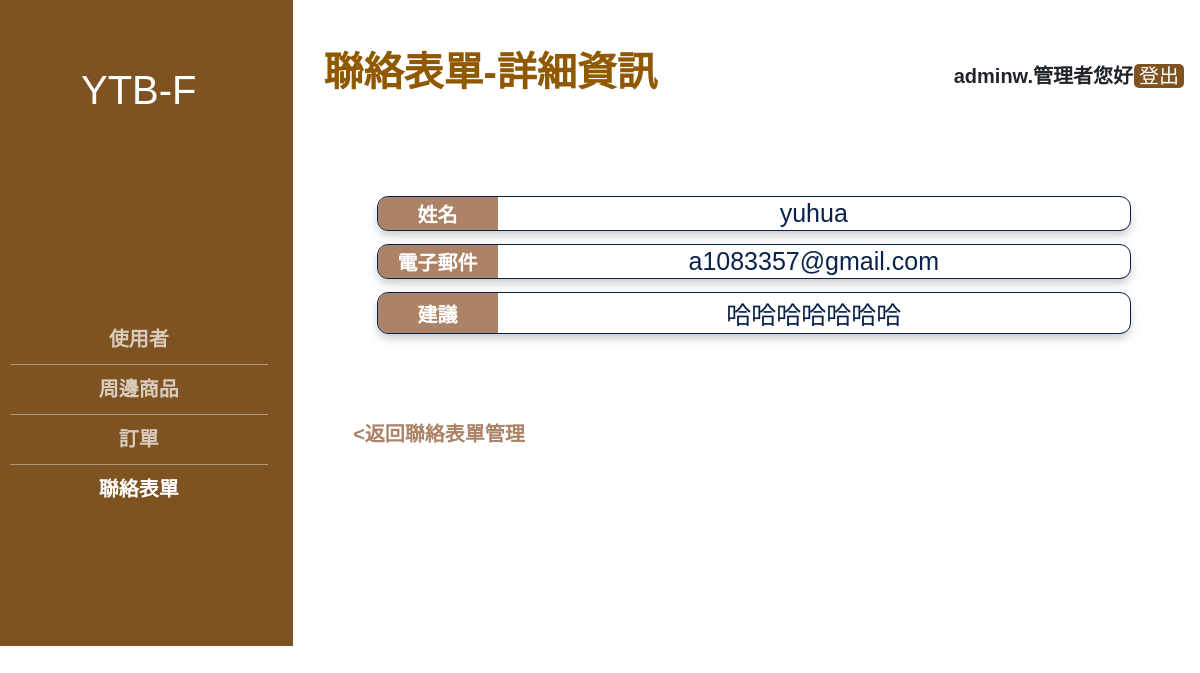
The app's page /第三組_php期末報告/contactDetail.php?sNo=3 (signed in) with its own data.
### tables this page shows
CREATE TABLE `suggest` (
  `sNo` int(11) NOT NULL,
  `sName` varchar(30) NOT NULL,
  `sEmail` varchar(40) NOT NULL,
  `Suggest` varchar(500) NOT NULL,
  `state` text NOT NULL
);

### 第三組_php期末報告/contactDetail.php (the view, shortened to what this page needs)
<!doctype html>
<html lang="en">
    <?php
        require("DBconnect.php");
    ?>
<head>
    <link rel="stylesheet" href="https://stackpath.bootstrapcdn.com/bootstrap/4.2.1/css/bootstrap.min.css"
>
    <link rel="stylesheet" href="https://use.fontawesome.com/releases/v5.6.3/css/all.css"
>
    <link rel="stylesheet" href="css/all.css">
</head>
<body>
<div class="row">
    <div class="col-md-3" style="background-color:#7F5321;">
        <div class="list-group sticky-top mt-3">
            <h1 class="h10">
                YTB-F</h1>
            <nav class="menu">
                <a href="user_management.php" style="color:#FFFFFFB2;">
                    使用者
                </a>
                <a href="commodity.php" style="color:#FFFFFFB2;">
                    周邊商品
                </a>
                <a href="order.php" style="color:#FFFFFFB2;">
                    訂單
                </a>
                <a href="contact.php">
                    聯絡表單
                </a>
            </nav>
        </div>
    </div>
    <div class="col-md-9">
        <div class="tab-content">
            <nav class="navbar navbar-light" style="margin: 40px 0 0 0;">
                <h1 class="h11">
                聯絡表單-詳細資訊</h1>
                <div class="ml-auto">
                    <?php
                        if(isset($_SESSION['login'])){
                            if($_SESSION['login']=="Yes"){
                                $uname=@$_SESSION["uName"];
                                if($uname){
                                    echo "<a class='welcome'>$uname.管理者您好</h1>";
                                    echo "<a href='logout.php' class='logout' >登出</a>";
                                }
                                else{
                                    header('Location: home.php');
                                }
                            }
                            else{
                                header('Location: home.php');
                            }
                        }
                        else{
                            header('Location: home.php');
                            ob_end_flush();
                        }
                    ?>
                </div>
            </nav>
            <div class="col-md-16">
            <div class="tab-content-center">
                <?php
                    if(isset($_GET["sNo"])){
                        $sNo=$_GET["sNo"];
                        $SQL="SELECT * FROM suggest WHERE sNo='$sNo'";
                        if($result=mysqli_query($link,$SQL)){
                            while($row=mysqli_fetch_assoc($result)){
                                echo "<table>";
                                echo "<tr class='txt'>
                                        <th width='120px'>姓名</th>
                                        <td>".$row["sName"]."</td>
                                    </tr>";
                                echo "<tr class='txt'>
                                        <th width='120px'>電子郵件</th>
                                        <td>".$row["sEmail"]."</td>
                                    </tr>";
                                echo "<tr class='txt'>
                                        <th width='120px'>建議</th>
                                        <td>".$row['Suggest']."</td>
                                    </tr>
                                </table>";
                            }
                        }else{
                            echo "檢視失敗";
                        }
                    }else{
                        echo "傳送編號失敗";
                    }
                ?>
                <a href='contact.php' class="back"><返回聯絡表單管理</a>
                <h6 style="margin: 20% 0 0 0; color:#ffffff;">1</h1>
            </div>
        </div>
            </div>
        </div>
    </div>
</body>
</html>

### 第三組_php期末報告/contactDetail.php (style rules this page uses)
* { margin: 0; padding: 0; list-style: none; height:auto; font-family: 'Noto Sans TC', sans-serif; }
.h10 { color: #ffffff; font-family: 'Noto Sans TC', sans-serif; margin: 50px 0 0 0; text-align:center; }
.menu { margin: 200px 0 0 0; }
.menu a { display: block; padding: 10px; color: #fff; text-decoration: none; text-align:center; font-size: 20px; font-weight:bold; position: relative; font-family: 'Noto Sans TC', sans-serif; }
.menu a + a::before { content: ''; position: absolute; border-top: 1px solid rgb(255,255,255,.4); left: 10px; right: 10px; top: 0; }
.h11 { color: #905900; font-family: 'Noto Sans TC', sans-serif; font-size: 40px; font-weight: 700; }
.welcome { padding: 1px 1px; border:0 none; margin: 10px 0 0 0; color: #000000; font-size: 20px; font-weight: 700; text-decoration:none; }
.logout { padding: 1px 5px; background: #7F5321; border:0 none; border-radius: 5px; color: #ffffff; font-size: 20px; font-weight: 500; text-decoration:none; }
table { text-align:center; width: 100%; height:20px; }
th { color:#FFFFFF; background-color: #AC8367; font-size:20px; }
table { margin-left:auto; margin-right:auto; padding: 70px 70px; border-collapse:separate; border-spacing: 0 15px; color: #09224B; font-family: 'Noto Sans TC', sans-serif; font-size: 25px; font-weight: 700; line-height: normal; }
table th { padding: 2px 20px; border-radius: 10px 0 0 10px; }
table td { padding: 2px 20px; font-weight: 400; }
.txt { outline: 1px solid; border-radius: 10px; box-shadow: 0px 5px 10px rgba(27, 31, 49, 0.25); }
.back { padding: 1px 1px; border:0 none; margin: 0px 0 0px 5%; color: #AC8367; font-size: 20px; font-weight: 700; line-height: normal; text-decoration:none; }

### records on screen
suggest: sName "yuhua", sEmail "a1083357@gmail.com", Suggest "哈哈哈哈哈哈哈"

### other values on screen
$uname "adminw"
